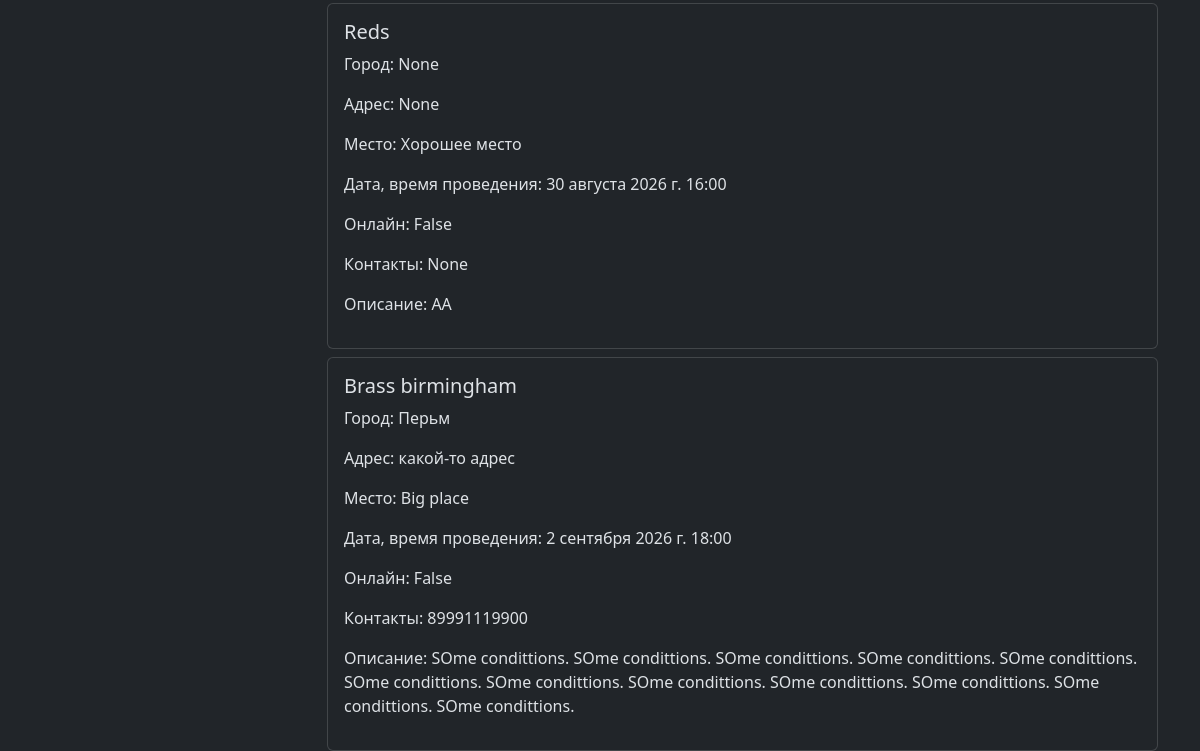
Before: /main_app/game_announcements/ (lower part) with the older database file.
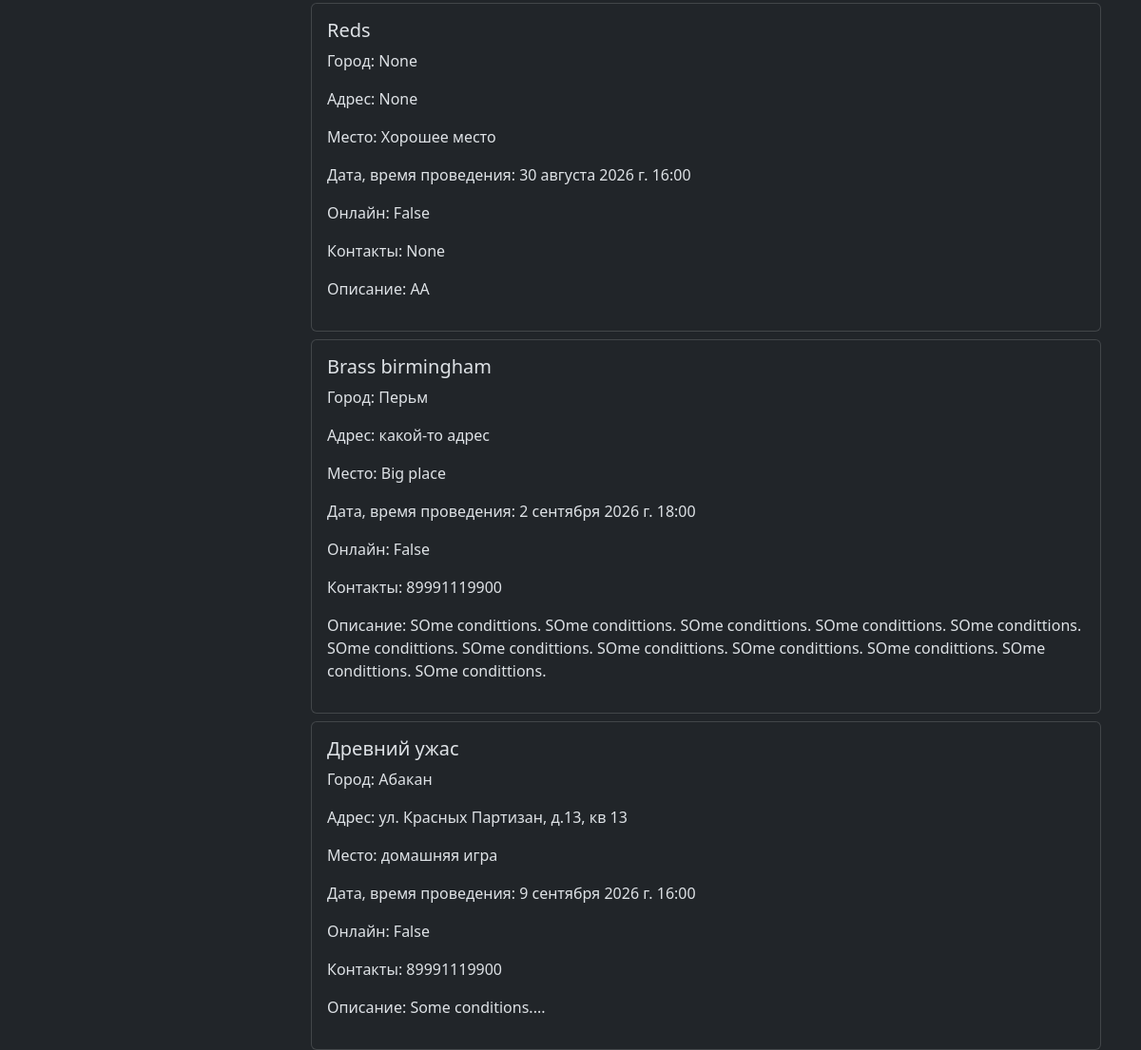
After: the same page with the newer database file.
### main_app/models.py (models this page shows, shortened)
class Announcement(models.Model):
    city = models.CharField(verbose_name='Город',
                            help_text='Если игра будет онлайн укажите площадку, например: Tabletop',
                            max_length=100,
                            blank = True,
                            null = True,
                            db_index=True)
    address = models.CharField(verbose_name='Адрес мероприятия',
                               help_text='Пропустите это поле, если игра будет онлайн',
                               max_length=200,
                               blank=True,
                               null=True)
    is_online = models.BooleanField(verbose_name='Онлайн мероприятие',
                                    help_text='Поставьте галочку, если игра будет онлайн',
                                    default=False)
    contact = models.CharField(verbose_name='Контакты',
                               help_text='Укажите контакты для связи',
                               max_length=200,
                               blank=True,
                               null=True)
    date = models.DateTimeField(verbose_name='Дата и время проведения мероприятия',
                                help_text='Формат ГГГГ-ММ-ДД ЧЧ:ММ',
                                blank=False,
                                null=False)
    created_at = models.DateTimeField(auto_now_add=True)
    class Meta:
        abstract = True

class GameAnnouncement(Announcement):
    boardgame = models.ForeignKey(BoardGame,
                                  verbose_name='Настолка',
                                  help_text='Если в выборе нет нужной игры - создайте ее, пожалуйста ("Игры" в '
                                            'главном меню). Эту Вселенную делаете Вы ))',
                                  on_delete=models.CASCADE,
                                  blank=False,
                                  null=False)
    place = models.CharField(verbose_name='Название заведения, где будет проводиться игра',
                             help_text='Если игра будет проводиться дома - напишите "домашняя игра"',
                             blank=False,
                             null=False,
                             max_length=100)
    conditions = models.TextField(verbose_name='Стоимость и другие условия',
                                  blank=False,
                                  null=False)
    created_by = models.ForeignKey(User,
                                   on_delete=models.CASCADE,
                                   related_name='game_ann',
                                   null=False)
    class Meta:
        verbose_name = "Анонс игры"
        verbose_name_plural = "Анонсы игр"
        ordering = ['date']

class BoardGame(models.Model):
    title = models.CharField(verbose_name='Название игры',
                             blank=False,
                             null=False,
                             max_length=100)
    url_tesera = models.URLField(verbose_name='Ссылка на игру на сайте tesera.ru',
                                 blank=True,
                                 null=True,
                                 max_length=200)
    url_bgg = models.URLField(verbose_name='Ссылка на игру на сайте boardgamegeek.com',
                              blank=True,
                              null=True,
                              max_length=100)
    created_at = models.DateTimeField(auto_now_add=True)
    updated_at = models.DateTimeField(auto_now=True)
    created_by = models.ForeignKey(User,
                                   related_name='created_games',
                                   on_delete=models.SET_NULL,
                                   null=True)
    players= models.ManyToManyField(User,
                                    related_name='liked_games')
    class Meta:
        indexes = [
            models.Index(fields=['title'])
        ]
        ordering = ['title']
        verbose_name = 'Настолка'
        verbose_name_plural = 'Настолки'

### main_app/views.py (the view)
class GameAnnouncementsView(ListView):
    model = GameAnnouncement
    template_name = 'main_app/game_announcements.html'
    context_object_name = 'game_announcements'
    def get_context_data(self, **kwargs):
        context = super().get_context_data(**kwargs)
        context['form'] = GameAnnouncementsFilterForm()
        return context
    def get_queryset(self):
        queryset = GameAnnouncement.objects.select_related('boardgame', 'created_by').all()
        game = self.request.GET.get('game')
        city = self.request.GET.get('city')
        place = self.request.GET.get('place')
        date = self.request.GET.get('date')
        is_online = self.request.GET.get('is_online')
        if game:
            queryset = queryset.filter(boardgame__title__icontains=game.lower())
        if city:
            queryset = queryset.filter(city__icontains=city.lower())
        if place:
            queryset = queryset.filter(place__icontains=place.lower())
        if date:
            queryset = queryset.filter(date__date=date)
        if is_online:
            queryset = queryset.filter(is_online=True)
        return queryset

### main_app/templatetags/active_page.py (called while the page is built)
@register.simple_tag
def active_url(request, path_name, *args, **kwargs):
    try:
        url = reverse(path_name, args=args, kwargs=kwargs)
        if url == request.path:
            return 'active'
    except NoReverseMatch:
        pass
    return ''

### templates/main_app/game_announcements.html (shortened to what this page needs)
{% extends 'base.html' %}
{% load django_bootstrap5 %}
{% block content %}
<div class="container-sm mt-5">
        <div class="row justify-content-center">
            <div class="col-lg-3">
            </div>
            <div class="col-lg-9">
                {% for ann in game_announcements %}
                    <div class="card mt-2">
                        <div class="card-body">
                            <h5 class="card-title">{{ ann.boardgame.title|capfirst }}</h5>
                            <div class="card-text">
                                <p>Город: {{ ann.city|capfirst }}</p>
                                <p>Адрес: {{ ann.address }}</p>
                                <p>Место: {{ ann.place }}</p>
                                <p>Дата, время проведения: {{ ann.date }}</p>
                                <p>Онлайн: {{ ann.is_online }}</p>
                                <p>Контакты: {{ ann.contact }}</p>
                                <p>Описание: {{ ann.conditions }}</p>
                            </div>
                        </div>
                    </div>
                {% empty %}
                    <p>Пока объявлений нет.</p>
                {% endfor %}
            </div>
        </div>
    </div>
{% endblock %}

Changed rows visible on the page:
added GameAnnouncement: boardgame "Древний ужас", city "Абакан", address "ул. Красных Партизан, д.13, кв 13", place "домашняя игра", date "9 сентября 2026 г. 16:00", is_online "False", contact "89991119900", conditions "Some conditions...."
